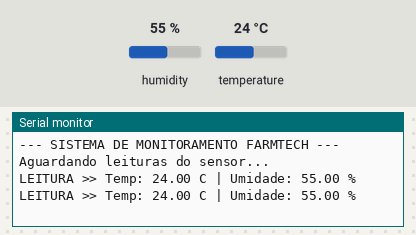
Bench run of a sketch on a simulated ESP32. On the bench: the last lines printed to the serial monitor. The inputs (shaded band) are chosen by the test bench; at power-on: humidity 55 %, temperature 24 °C.

Above: at 4.8 s.
4.9 s: humidity set to 22 %
At 7.5 s:
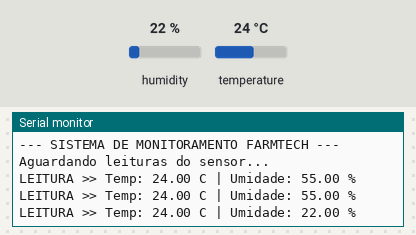
7.9 s: temperature set to 12 °C
At 9.2 s:
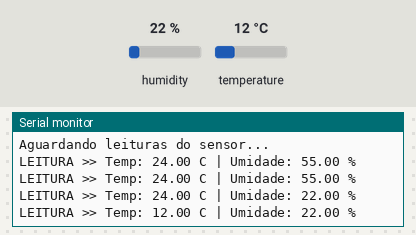
10.9 s: humidity set to 40 %
At 12.6 s:
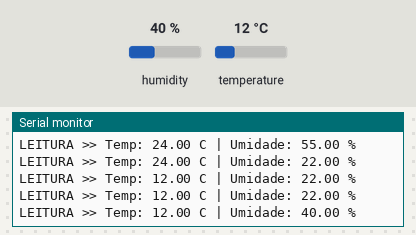
Timing chart, 0 to 14.1 s (numbered marks = the images above; inputs shaded):
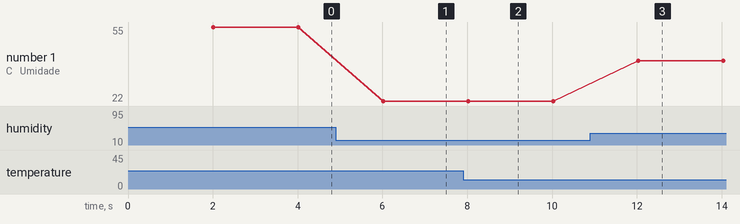

Measured:
- after the input at 4.9 s, the serial monitor: prints a new line after 1.1 s (image 1)
- after the input at 7.9 s, the serial monitor: prints a new line after 0.12 s (image 2)
- after the input at 10.9 s, the serial monitor: prints a new line after 1.1 s (image 3)
- plotted number 1: 55 → 22 after the input at 4.9 s, 22 → 40 after the input at 10.9 s

The sketch:

sketch.ino
```cpp
/*
  🚜 FarmTech Solutions - Opção 2: Machine Learning
  Sistema: Coleta de Dados para Classificação de Saúde da Planta
  Hardware: ESP32 + DHT22 (Pino 15)
*/

#include <DHT.h>

#define DHTPIN 15
#define DHTTYPE DHT22

DHT dht(DHTPIN, DHTTYPE);

void setup() {
  Serial.begin(115200);
  dht.begin();
  Serial.println("--- SISTEMA DE MONITORAMENTO FARMTECH ---");
  Serial.println("Aguardando leituras do sensor...");
}

void loop() {
  delay(2000); // Aguarda 2 segundos entre leituras

  float t = dht.readTemperature();
  float h = dht.readHumidity();

  if (isnan(t) || isnan(h)) {
    Serial.println("Erro ao ler o sensor DHT!");
    return;
  }

  // Formato padronizado para facilitar a leitura
  Serial.print("LEITURA >> Temp: ");
  Serial.print(t);
  Serial.print(" C | Umidade: ");
  Serial.print(h);
  Serial.println(" %");
}
```
